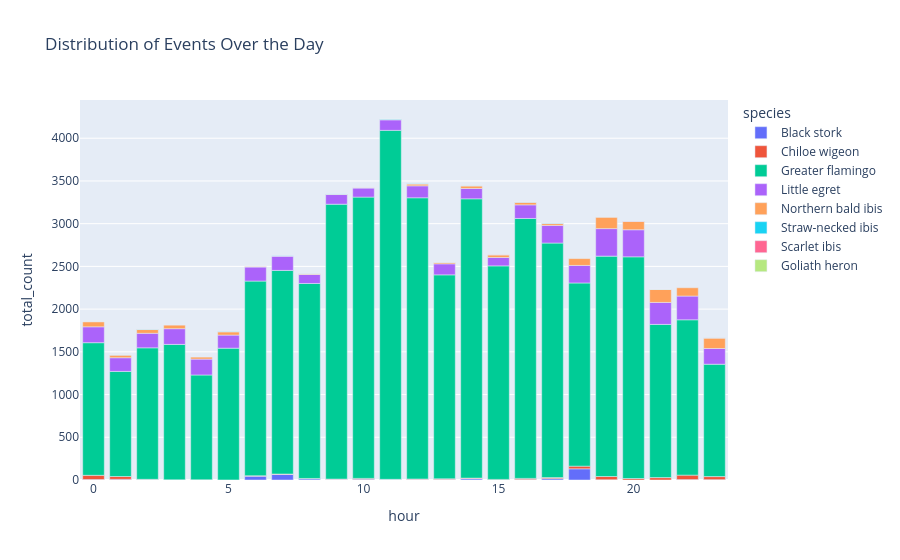

The notebook cell this image was saved under:
### Code cell
# Bar chart showing vocalisation distribution over the day
grouped = plot_df.groupby(["hour", "species"]).size().reset_index(name="total_count")
fig_bar = px.bar(grouped, x="hour", y="total_count", color="species", title="Distribution of Events Over the Day")
fig_bar.show()

### Figure 1 — Plotly figure (JSON) as saved in the notebook; plotly's stock layout.template omitted (floating-point values rounded to 4 significant figures)
{"data": [{"hovertemplate": "species=Black stork<br>hour=%{x}<br>total_count=%{y}<extra></extra>", "legendgroup": "Black stork", "marker": {"color": "#636efa", "pattern": {"shape": ""}}, "name": "Black stork", "orientation": "v", "showlegend": true, "textposition": "auto", "type": "bar", "x": [0, 1, 2, 3, 5, 6, 7, 8, 9, 10, 11, 12, 13, 14, 16, 17, 18, 19, 22, 23], "xaxis": "x", "y": [6, 8, 4, 2, 1, 45, 65, 14, 7, 9, 6, 6, 6, 15, 5, 16, 131, 3, 5, 4], "yaxis": "y"}, {"hovertemplate": "species=Chiloe wigeon<br>hour=%{x}<br>total_count=%{y}<extra></extra>", "legendgroup": "Chiloe wigeon", "marker": {"color": "#EF553B", "pattern": {"shape": ""}}, "name": "Chiloe wigeon", "orientation": "v", "showlegend": true, "textposition": "auto", "type": "bar", "x": [0, 1, 2, 4, 6, 7, 8, 9, 10, 11, 12, 13, 14, 15, 16, 17, 18, 19, 20, 21, 22, 23], "xaxis": "x", "y": [49, 33, 4, 3, 5, 5, 4, 4, 10, 2, 6, 8, 7, 7, 14, 12, 31, 38, 17, 28, 52, 36], "yaxis": "y"}, {"hovertemplate": "species=Greater flamingo<br>hour=%{x}<br>total_count=%{y}<extra></extra>", "legendgroup": "Greater flamingo", "marker": {"color": "#00cc96", "pattern": {"shape": ""}}, "name": "Greater flamingo", "orientation": "v", "showlegend": true, "textposition": "auto", "type": "bar", "x": [0, 1, 2, 3, 4, 5, 6, 7, 8, 9, 10, 11, 12, 13, 14, 15, 16, 17, 18, 19, 20, 21, 22, 23], "xaxis": "x", "y": [1552, 1230, 1539, 1585, 1226, 1542, 2278, 2383, 2282, 3217, 3292, 4084, 3291, 2387, 3269, 2499, 3042, 2745, 2144, 2579, 2595, 1793, 1818, 1315], "yaxis": "y"}, {"hovertemplate": "species=Little egret<br>hour=%{x}<br>total_count=%{y}<extra></extra>", "legendgroup": "Little egret", "marker": {"color": "#ab63fa", "pattern": {"shape": ""}}, "name": "Little egret", "orientation": "v", "showlegend": true, "textposition": "auto", "type": "bar", "x": [0, 1, 2, 3, 4, 5, 6, 7, 8, 9, 10, 11, 12, 13, 14, 15, 16, 17, 18, 19, 20, 21, 22, 23], "xaxis": "x", "y": [186, 160, 170, 184, 186, 153, 165, 168, 105, 113, 107, 123, 140, 129, 121, 98, 159, 206, 205, 322, 317, 257, 278, 184], "yaxis": "y"}, {"hovertemplate": "species=Northern bald ibis<br>hour=%{x}<br>total_count=%{y}<extra></extra>", "legendgroup": "Northern bald ibis", "marker": {"color": "#FFA15A", "pattern": {"shape": ""}}, "name": "Northern bald ibis", "orientation": "v", "showlegend": true, "textposition": "auto", "type": "bar", "x": [0, 1, 2, 3, 4, 5, 6, 7, 8, 9, 10, 11, 12, 13, 14, 15, 16, 17, 18, 19, 20, 21, 22, 23], "xaxis": "x", "y": [57, 31, 44, 41, 23, 38, 3, 1, 9, 5, 3, 5, 21, 16, 30, 31, 30, 22, 80, 131, 99, 153, 97, 123], "yaxis": "y"}, {"hovertemplate": "species=Straw-necked ibis<br>hour=%{x}<br>total_count=%{y}<extra></extra>", "legendgroup": "Straw-necked ibis", "marker": {"color": "#19d3f3", "pattern": {"shape": ""}}, "name": "Straw-necked ibis", "orientation": "v", "showlegend": true, "textposition": "auto", "type": "bar", "x": [1, 2, 5, 7, 8, 9, 11, 12, 13, 14, 16, 17, 20, 21, 23], "xaxis": "x", "y": [1, 3, 3, 2, 1, 2, 5, 3, 1, 1, 2, 4, 1, 1, 2], "yaxis": "y"}, {"hovertemplate": "species=Scarlet ibis<br>hour=%{x}<br>total_count=%{y}<extra></extra>", "legendgroup": "Scarlet ibis", "marker": {"color": "#FF6692", "pattern": {"shape": ""}}, "name": "Scarlet ibis", "orientation": "v", "showlegend": true, "textposition": "auto", "type": "bar", "x": [10, 15, 20, 23], "xaxis": "x", "y": [1, 1, 2, 1], "yaxis": "y"}, {"hovertemplate": "species=Goliath heron<br>hour=%{x}<br>total_count=%{y}<extra></extra>", "legendgroup": "Goliath heron", "marker": {"color": "#B6E880", "pattern": {"shape": ""}}, "name": "Goliath heron", "orientation": "v", "showlegend": true, "textposition": "auto", "type": "bar", "x": [21], "xaxis": "x", "y": [1], "yaxis": "y"}], "layout": {"barmode": "relative", "legend": {"title": {"text": "species"}, "tracegroupgap": 0}, "title": {"text": "Distribution of Events Over the Day"}, "xaxis": {"anchor": "y", "domain": [0, 1], "title": {"text": "hour"}}, "yaxis": {"anchor": "x", "domain": [0, 1], "title": {"text": "total_count"}}}}
